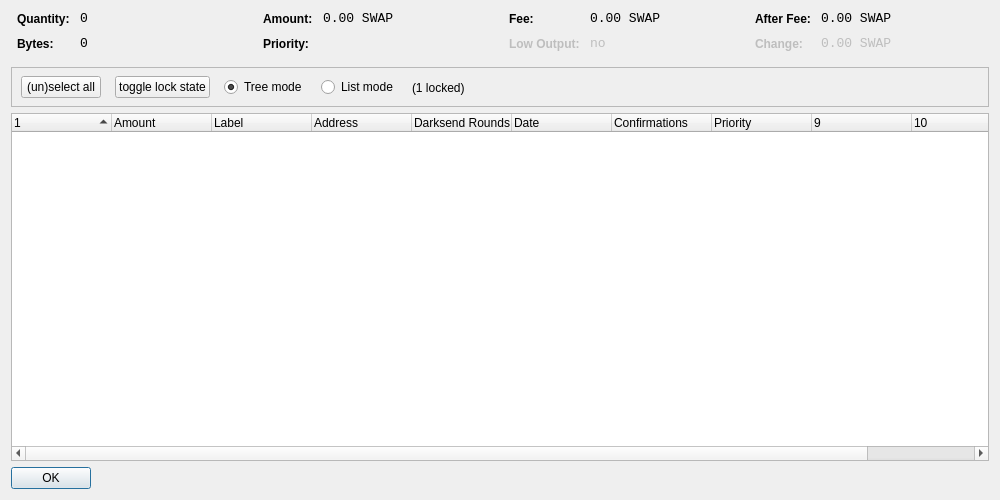
<?xml version="1.0" encoding="UTF-8"?>
<ui version="4.0">
 <class>CoinControlDialog</class>
 <widget class="QDialog" name="CoinControlDialog">
  <property name="geometry">
   <rect>
    <x>0</x>
    <y>0</y>
    <width>1000</width>
    <height>500</height>
   </rect>
  </property>
  <property name="windowTitle">
   <string>Coin Control</string>
  </property>
  <layout class="QVBoxLayout" name="verticalLayout">
   <item>
    <layout class="QHBoxLayout" name="horizontalLayoutTop" stretch="0,0,0,0">
     <property name="topMargin">
      <number>0</number>
     </property>
     <property name="bottomMargin">
      <number>10</number>
     </property>
     <item>
      <layout class="QFormLayout" name="formLayoutCoinControl1">
       <property name="horizontalSpacing">
        <number>10</number>
       </property>
       <property name="verticalSpacing">
        <number>10</number>
       </property>
       <property name="leftMargin">
        <number>6</number>
       </property>
       <property name="rightMargin">
        <number>6</number>
       </property>
       <item row="0" column="0">
        <widget class="QLabel" name="labelCoinControlQuantityText">
         <property name="styleSheet">
          <string notr="true">font-weight:bold;</string>
         </property>
         <property name="text">
          <string>Quantity:</string>
         </property>
        </widget>
       </item>
       <item row="0" column="1">
        <widget class="QLabel" name="labelCoinControlQuantity">
         <property name="font">
          <font>
           <family>Monospace</family>
           <pointsize>10</pointsize>
          </font>
         </property>
         <property name="cursor">
          <cursorShape>IBeamCursor</cursorShape>
         </property>
         <property name="contextMenuPolicy">
          <enum>Qt::ActionsContextMenu</enum>
         </property>
         <property name="text">
          <string notr="true">0</string>
         </property>
         <property name="textInteractionFlags">
          <set>Qt::LinksAccessibleByMouse|Qt::TextSelectableByKeyboard|Qt::TextSelectableByMouse</set>
         </property>
        </widget>
       </item>
       <item row="1" column="0">
        <widget class="QLabel" name="labelCoinControlBytesText">
         <property name="styleSheet">
          <string notr="true">font-weight:bold;</string>
         </property>
         <property name="text">
          <string>Bytes:</string>
         </property>
        </widget>
       </item>
       <item row="1" column="1">
        <widget class="QLabel" name="labelCoinControlBytes">
         <property name="font">
          <font>
           <family>Monospace</family>
           <pointsize>10</pointsize>
          </font>
         </property>
         <property name="cursor">
          <cursorShape>IBeamCursor</cursorShape>
         </property>
         <property name="contextMenuPolicy">
          <enum>Qt::ActionsContextMenu</enum>
         </property>
         <property name="text">
          <string notr="true">0</string>
         </property>
         <property name="textInteractionFlags">
          <set>Qt::LinksAccessibleByMouse|Qt::TextSelectableByKeyboard|Qt::TextSelectableByMouse</set>
         </property>
        </widget>
       </item>
      </layout>
     </item>
     <item>
      <layout class="QFormLayout" name="formLayoutCoinControl2">
       <property name="horizontalSpacing">
        <number>10</number>
       </property>
       <property name="verticalSpacing">
        <number>10</number>
       </property>
       <property name="leftMargin">
        <number>6</number>
       </property>
       <property name="rightMargin">
        <number>6</number>
       </property>
       <item row="0" column="0">
        <widget class="QLabel" name="labelCoinControlAmountText">
         <property name="styleSheet">
          <string notr="true">font-weight:bold;</string>
         </property>
         <property name="text">
          <string>Amount:</string>
         </property>
        </widget>
       </item>
       <item row="0" column="1">
        <widget class="QLabel" name="labelCoinControlAmount">
         <property name="font">
          <font>
           <family>Monospace</family>
           <pointsize>10</pointsize>
          </font>
         </property>
         <property name="cursor">
          <cursorShape>IBeamCursor</cursorShape>
         </property>
         <property name="contextMenuPolicy">
          <enum>Qt::ActionsContextMenu</enum>
         </property>
         <property name="text">
          <string notr="true">0.00 SWAP</string>
         </property>
         <property name="textInteractionFlags">
          <set>Qt::LinksAccessibleByMouse|Qt::TextSelectableByKeyboard|Qt::TextSelectableByMouse</set>
         </property>
        </widget>
       </item>
       <item row="1" column="0">
        <widget class="QLabel" name="labelCoinControlPriorityText">
         <property name="styleSheet">
          <string notr="true">font-weight:bold;</string>
         </property>
         <property name="text">
          <string>Priority:</string>
         </property>
        </widget>
       </item>
       <item row="1" column="1">
        <widget class="QLabel" name="labelCoinControlPriority">
         <property name="font">
          <font>
           <family>Monospace</family>
           <pointsize>10</pointsize>
          </font>
         </property>
         <property name="cursor">
          <cursorShape>IBeamCursor</cursorShape>
         </property>
         <property name="contextMenuPolicy">
          <enum>Qt::ActionsContextMenu</enum>
         </property>
         <property name="text">
          <string/>
         </property>
         <property name="textInteractionFlags">
          <set>Qt::LinksAccessibleByMouse|Qt::TextSelectableByKeyboard|Qt::TextSelectableByMouse</set>
         </property>
        </widget>
       </item>
      </layout>
     </item>
     <item>
      <layout class="QFormLayout" name="formLayoutCoinControl3">
       <property name="horizontalSpacing">
        <number>10</number>
       </property>
       <property name="verticalSpacing">
        <number>10</number>
       </property>
       <property name="leftMargin">
        <number>6</number>
       </property>
       <property name="rightMargin">
        <number>6</number>
       </property>
       <item row="0" column="0">
        <widget class="QLabel" name="labelCoinControlFeeText">
         <property name="styleSheet">
          <string notr="true">font-weight:bold;</string>
         </property>
         <property name="text">
          <string>Fee:</string>
         </property>
        </widget>
       </item>
       <item row="0" column="1">
        <widget class="QLabel" name="labelCoinControlFee">
         <property name="font">
          <font>
           <family>Monospace</family>
           <pointsize>10</pointsize>
          </font>
         </property>
         <property name="cursor">
          <cursorShape>IBeamCursor</cursorShape>
         </property>
         <property name="contextMenuPolicy">
          <enum>Qt::ActionsContextMenu</enum>
         </property>
         <property name="text">
          <string notr="true">0.00 SWAP</string>
         </property>
         <property name="textInteractionFlags">
          <set>Qt::LinksAccessibleByMouse|Qt::TextSelectableByKeyboard|Qt::TextSelectableByMouse</set>
         </property>
        </widget>
       </item>
       <item row="1" column="0">
        <widget class="QLabel" name="labelCoinControlLowOutputText">
         <property name="enabled">
          <bool>false</bool>
         </property>
         <property name="styleSheet">
          <string notr="true">font-weight:bold;</string>
         </property>
         <property name="text">
          <string>Low Output:</string>
         </property>
        </widget>
       </item>
       <item row="1" column="1">
        <widget class="QLabel" name="labelCoinControlLowOutput">
         <property name="enabled">
          <bool>false</bool>
         </property>
         <property name="font">
          <font>
           <family>Monospace</family>
           <pointsize>10</pointsize>
          </font>
         </property>
         <property name="cursor">
          <cursorShape>IBeamCursor</cursorShape>
         </property>
         <property name="contextMenuPolicy">
          <enum>Qt::ActionsContextMenu</enum>
         </property>
         <property name="text">
          <string notr="true">no</string>
         </property>
         <property name="textInteractionFlags">
          <set>Qt::LinksAccessibleByMouse|Qt::TextSelectableByKeyboard|Qt::TextSelectableByMouse</set>
         </property>
        </widget>
       </item>
      </layout>
     </item>
     <item>
      <layout class="QFormLayout" name="formLayoutCoinControl4">
       <property name="horizontalSpacing">
        <number>10</number>
       </property>
       <property name="verticalSpacing">
        <number>10</number>
       </property>
       <property name="leftMargin">
        <number>6</number>
       </property>
       <property name="rightMargin">
        <number>6</number>
       </property>
       <item row="0" column="0">
        <widget class="QLabel" name="labelCoinControlAfterFeeText">
         <property name="styleSheet">
          <string notr="true">font-weight:bold;</string>
         </property>
         <property name="text">
          <string>After Fee:</string>
         </property>
        </widget>
       </item>
       <item row="0" column="1">
        <widget class="QLabel" name="labelCoinControlAfterFee">
         <property name="font">
          <font>
           <family>Monospace</family>
           <pointsize>10</pointsize>
          </font>
         </property>
         <property name="cursor">
          <cursorShape>IBeamCursor</cursorShape>
         </property>
         <property name="contextMenuPolicy">
          <enum>Qt::ActionsContextMenu</enum>
         </property>
         <property name="text">
          <string notr="true">0.00 SWAP</string>
         </property>
         <property name="textInteractionFlags">
          <set>Qt::LinksAccessibleByMouse|Qt::TextSelectableByKeyboard|Qt::TextSelectableByMouse</set>
         </property>
        </widget>
       </item>
       <item row="1" column="0">
        <widget class="QLabel" name="labelCoinControlChangeText">
         <property name="enabled">
          <bool>false</bool>
         </property>
         <property name="styleSheet">
          <string notr="true">font-weight:bold;</string>
         </property>
         <property name="text">
          <string>Change:</string>
         </property>
        </widget>
       </item>
       <item row="1" column="1">
        <widget class="QLabel" name="labelCoinControlChange">
         <property name="enabled">
          <bool>false</bool>
         </property>
         <property name="font">
          <font>
           <family>Monospace</family>
           <pointsize>10</pointsize>
          </font>
         </property>
         <property name="cursor">
          <cursorShape>IBeamCursor</cursorShape>
         </property>
         <property name="contextMenuPolicy">
          <enum>Qt::ActionsContextMenu</enum>
         </property>
         <property name="text">
          <string notr="true">0.00 SWAP</string>
         </property>
         <property name="textInteractionFlags">
          <set>Qt::LinksAccessibleByMouse|Qt::TextSelectableByKeyboard|Qt::TextSelectableByMouse</set>
         </property>
        </widget>
       </item>
      </layout>
     </item>
    </layout>
   </item>
   <item>
    <widget class="QFrame" name="frame">
     <property name="minimumSize">
      <size>
       <width>0</width>
       <height>40</height>
      </size>
     </property>
     <property name="frameShape">
      <enum>QFrame::StyledPanel</enum>
     </property>
     <property name="frameShadow">
      <enum>QFrame::Sunken</enum>
     </property>
     <widget class="QWidget" name="horizontalLayoutWidget">
      <property name="geometry">
       <rect>
        <x>10</x>
        <y>0</y>
        <width>781</width>
        <height>41</height>
       </rect>
      </property>
      <layout class="QHBoxLayout" name="horizontalLayoutPanel" stretch="0,0,0,0,0">
       <property name="spacing">
        <number>14</number>
       </property>
       <item>
        <widget class="QPushButton" name="pushButtonSelectAll">
         <property name="sizePolicy">
          <sizepolicy hsizetype="Maximum" vsizetype="Fixed">
           <horstretch>0</horstretch>
           <verstretch>0</verstretch>
          </sizepolicy>
         </property>
         <property name="text">
          <string>(un)select all</string>
         </property>
        </widget>
       </item>
        <item>
         <widget class="QPushButton" name="pushButtonToggleLock">
          <property name="sizePolicy">
           <sizepolicy hsizetype="Maximum" vsizetype="Fixed">
            <horstretch>0</horstretch>
            <verstretch>0</verstretch>
           </sizepolicy>
          </property>
          <property name="text">
           <string>toggle lock state</string>
          </property>
          <property name="autoDefault">
           <bool>false</bool>
          </property>
         </widget>
        </item>
       <item>
        <widget class="QRadioButton" name="radioTreeMode">
         <property name="sizePolicy">
          <sizepolicy hsizetype="Maximum" vsizetype="Fixed">
           <horstretch>0</horstretch>
           <verstretch>0</verstretch>
          </sizepolicy>
         </property>
         <property name="text">
          <string>Tree mode</string>
         </property>
         <property name="checked">
          <bool>true</bool>
         </property>
        </widget>
       </item>
       <item>
        <widget class="QRadioButton" name="radioListMode">
         <property name="sizePolicy">
          <sizepolicy hsizetype="Maximum" vsizetype="Fixed">
           <horstretch>0</horstretch>
           <verstretch>0</verstretch>
          </sizepolicy>
         </property>
         <property name="text">
          <string>List mode</string>
         </property>
        </widget>
       </item>
        <item>
         <widget class="QLabel" name="labelLocked">
          <property name="text">
           <string>(1 locked)</string>
          </property>
         </widget>
        </item>
       <item>
        <spacer name="horizontalSpacer">
         <property name="orientation">
          <enum>Qt::Horizontal</enum>
         </property>
         <property name="sizeHint" stdset="0">
          <size>
           <width>40</width>
           <height>20</height>
          </size>
         </property>
        </spacer>
       </item>
      </layout>
     </widget>
    </widget>
   </item>
   <item>
    <widget class="CoinControlTreeWidget" name="treeWidget">
     <property name="contextMenuPolicy">
      <enum>Qt::CustomContextMenu</enum>
     </property>
     <property name="sortingEnabled">
      <bool>false</bool>
     </property>
     <property name="columnCount">
      <number>11</number>
     </property>
     <attribute name="headerShowSortIndicator" stdset="0">
      <bool>true</bool>
     </attribute>
     <attribute name="headerStretchLastSection">
      <bool>false</bool>
     </attribute>
     <column>
      <property name="text">
       <string/>
      </property>
     </column>
     <column>
      <property name="text">
       <string>Amount</string>
      </property>
     </column>
     <column>
      <property name="text">
       <string>Label</string>
      </property>
     </column>
     <column>
      <property name="text">
       <string>Address</string>
      </property>
     </column>
     <column>
      <property name="text">
       <string>Darksend Rounds</string>
      </property>
    </column>
     <column>
      <property name="text">
       <string>Date</string>
      </property>
     </column>
     <column>
      <property name="text">
       <string>Confirmations</string>
      </property>
      <property name="toolTip">
       <string>Confirmed</string>
      </property>
     </column>
     <column>
      <property name="text">
       <string>Priority</string>
      </property>
     </column>
     <column>
      <property name="text">
       <string/>
      </property>
     </column>
     <column>
      <property name="text">
       <string/>
      </property>
     </column>
     <column>
      <property name="text">
       <string/>
      </property>
     </column>
     <column>
      <property name="text">
       <string/>
      </property>
     </column>
    </widget>
   </item>
   <item>
    <widget class="QDialogButtonBox" name="buttonBox">
     <property name="sizePolicy">
      <sizepolicy hsizetype="Maximum" vsizetype="Fixed">
       <horstretch>0</horstretch>
       <verstretch>0</verstretch>
      </sizepolicy>
     </property>
     <property name="orientation">
      <enum>Qt::Horizontal</enum>
     </property>
     <property name="standardButtons">
      <set>QDialogButtonBox::Ok</set>
     </property>
    </widget>
   </item>
  </layout>
 </widget>
 <customwidgets>
  <customwidget>
   <class>CoinControlTreeWidget</class>
   <extends>QTreeWidget</extends>
   <header>coincontroltreewidget.h</header>
  </customwidget>
 </customwidgets>
 <resources/>
 <connections/>
</ui>
